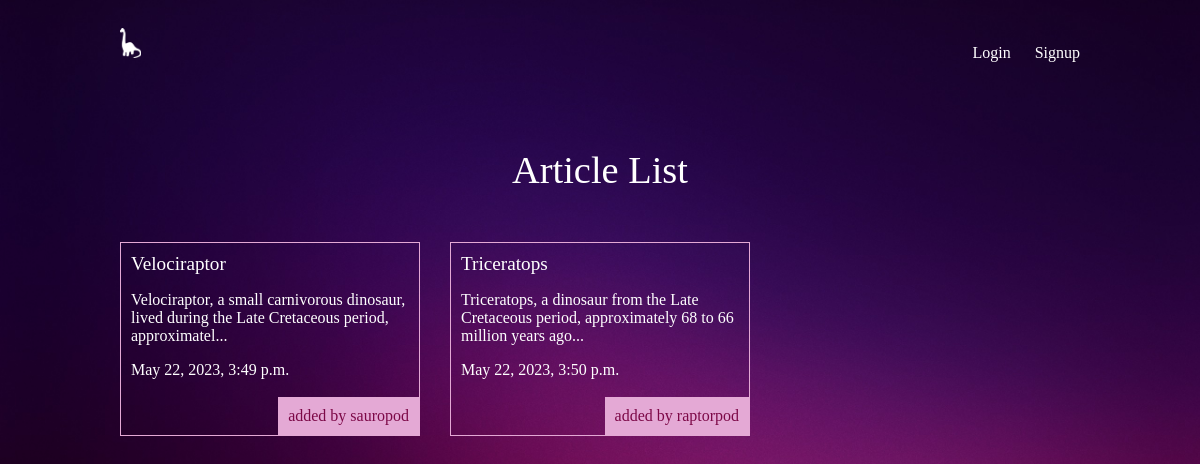
The page /articles/ on the database as committed earlier.
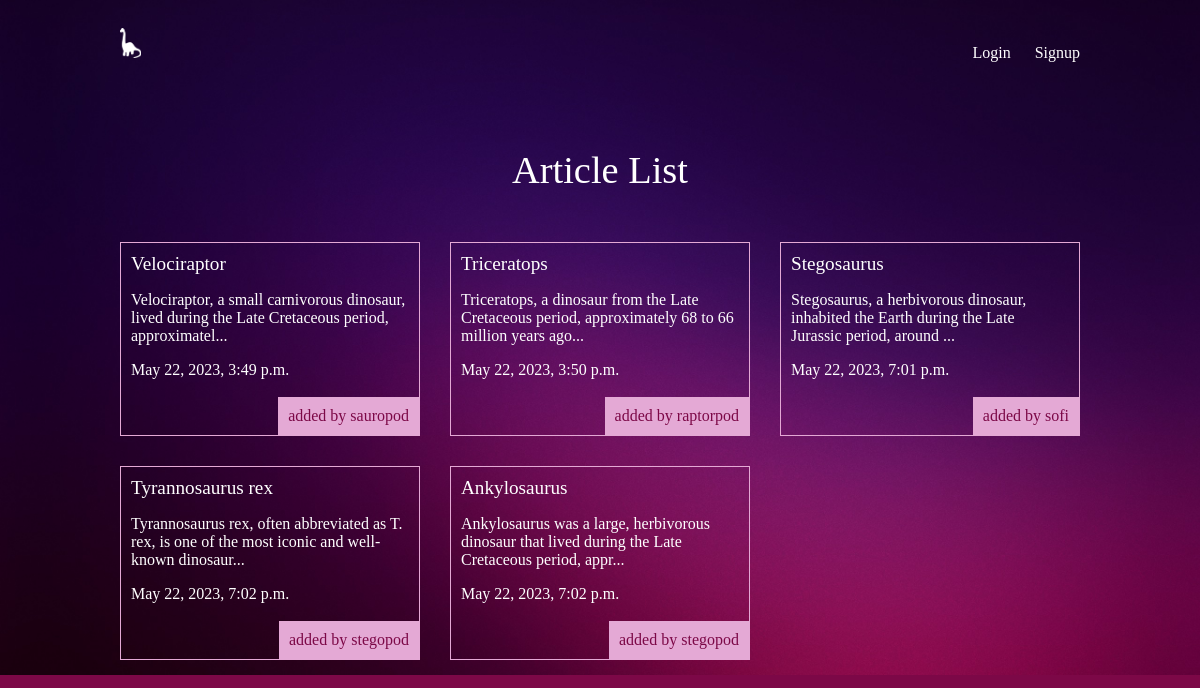
The same page on the database as committed later.
### articles/models.py (models this page shows, shortened)
class Article(models.Model):
    title = models.CharField(max_length=100)
    slug = models.SlugField()
    body = models.TextField()
    date = models.DateTimeField(auto_now_add=True)
    thumb = models.ImageField(default='default.png', blank=True)
    author = models.ForeignKey(User, default=None, on_delete=models.CASCADE) # because user is also an instance of a model
    def snippet(self):
        SNIPPET_LEN = 100
        snippet = self.body[:SNIPPET_LEN]
        if len(self.body) > SNIPPET_LEN:
            snippet = snippet[:SNIPPET_LEN-3] + '...'
        return snippet

### articles/views.py (the view)
# urls.py: path('', views.article_list, name='list'),
def article_list(request):
    articles = Article.objects.all().order_by('date')
    return render(request, 'articles/article_list.html', {'articles': articles})

### articles/templates/articles/article_list.html
{% extends 'base_layout.html' %}
{% block content %}
    <h1>Article List</h1>
    <div class="articles">
        {% for article in articles %}
            <div class="article">
                <h2><a href="{% url 'articles:details' slug=article.slug %}">{{ article.title }}</a></h2>
                <p>{{ article.snippet }}</p>
                <p>{{ article.date }}</p>
                <p class="author">added by {{ article.author.username }}</p>
            </div>
        {% endfor %}
    </div>
{% endblock %}

### templates/base_layout.html (shortened to what this page needs)
{% load static from static %}
<!DOCTYPE html>
<html lang="en">
<head>
    <link rel="stylesheet" href="{% static 'styles.css' %}">
</head>
<body>
    <header class="wrapper">
        <h1><a href="{% url 'home' %}"><img src="{% static 'dino.png' %}" height="30px" ></a></h1>
        <nav>
            <ul>
                {% if user.is_authenticated %}
                <li><a class="highlight" href="{% url 'articles:create' %}">Add Dino</a></li>
                <li>
                    <form class="logout-link" action="{% url 'accounts:logout' %}" method="post">
                        {% csrf_token %}
                        <button type="submit">Logout</button>
                    </form>
                </li>
                {% else %}
                <li><a href="{% url 'accounts:login' %}">Login</a></li>
                <li><a href="{% url 'accounts:signup' %}">Signup</a></li>
                {% endif %}
            </ul>
        </nav>
    </header>
    <div class="wrapper">
        {% block content %}
        {% endblock %}
    </div>
</body>
</html>

### assets/styles.css (style rules this page uses)
body { background: rgb(124 8 71); background-image: url(purple.jpg); background-repeat: no-repeat; background-size: cover; color: #fff; }
body * { font-family: Ubuntu; }
h1, h2, h3, h4, h5 { font-weight: normal; margin: 0; }
a, a:hover, a:visited { color:#fff; text-decoration: none; }
.wrapper { max-width: 960px; margin: 0 auto; }
div.wrapper h1 { text-align: center; margin: 50px auto; font-size: 2.4em; }
header.wrapper { display: grid; grid-template-columns: 1fr 1fr; padding: 20px 0; }
nav { justify-self: end; }
nav li { display: inline-block; margin-left: 20px; }
.articles { display: grid; grid-template-columns: 1fr 1fr 1fr; grid-gap: 30px; }
.article { padding: 10px; border: 1px solid rgb(228 169 213); position: relative; padding-bottom: 40px; }
.article h2 { font-size: 1.2em; }
.article .author { padding: 10px; background: rgb(228 169 213); position: absolute; right: 0; bottom: 0; margin: 0; color: rgb(124 8 71); }

Rows that differ between the two databases and show on the page:
added Article: title "Stegosaurus", snippet "Stegosaurus, a herbivorous dinosaur, inhabited the Earth during the Late Jurassic period, around ...", date "May 22, 2023, 7:01 p.m.", author.username "sofi"
added Article: title "Tyrannosaurus rex", snippet "Tyrannosaurus rex, often abbreviated as T. rex, is one of the most iconic and well-known dinosaur...", date "May 22, 2023, 7:02 p.m.", author.username "stegopod"
added Article: title "Ankylosaurus", snippet "Ankylosaurus was a large, herbivorous dinosaur that lived during the Late Cretaceous period, appr...", date "May 22, 2023, 7:02 p.m.", author.username "stegopod"
